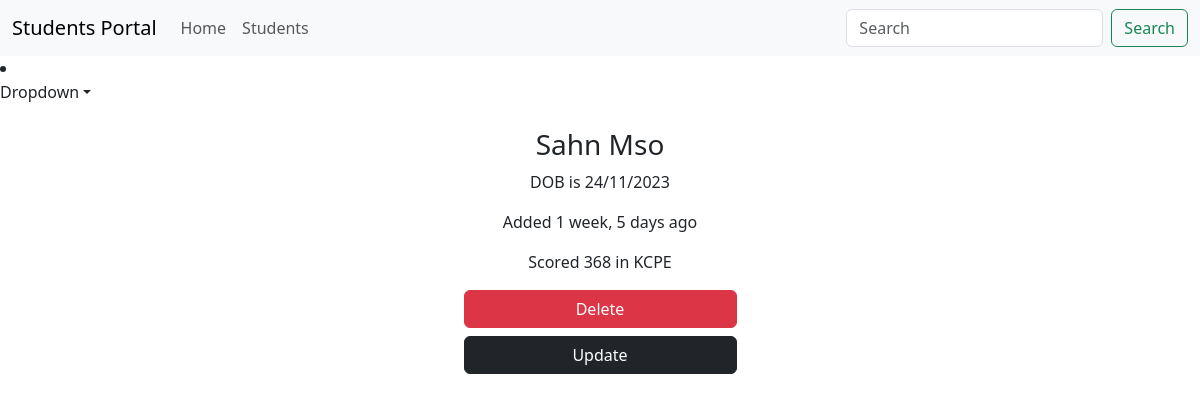
Page /details/5. (signed in) on the earlier database version.
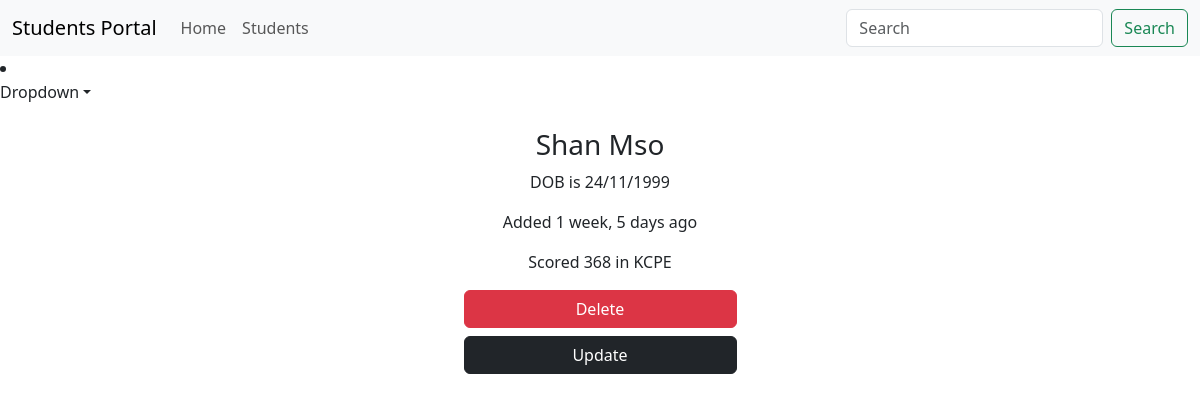
Same page on the later database version.
### main_app/models.py (models this page shows, shortened)
class Student(models.Model):
    first_name = models.CharField(max_length=25)
    last_name = models.CharField(max_length=25)
    dob = models.DateField()
    email = models.EmailField(unique=True)
    weight = models.DecimalField(max_digits=5, decimal_places=2)
    is_sporty = models.BooleanField(default=False)
    kcpe_score = models.IntegerField()
    profile_pic = models.ImageField(upload_to='generate_unique_name', null=True, default="/media/students/student.png")
    created_at = models.DateTimeField(auto_now_add=True)
    updated_at = models.DateTimeField(auto_now=True)

### main_app/views.py (the view)
# urls.py: path('details/<int:id>.', views.show_details, name="details"),
@login_required
def show_details(request, id):
    student = Student.objects.get(pk=id)  # SELECT * FROM students WHERE id=1
    return render(request, 'details.html', {'student': student})

### templates/details.html (shortened to what this page needs)
{% extends 'base.html' %}
{% load humanize %}
{% block content %}
    {% include 'navbar.html' %}
<div class="container">
    <div class="row justify-content-center">
        <div class="col-sm-6 text-center">
            <h3>{{ student.first_name | capfirst}} {{ student.last_name | capfirst}}</h3>
            <p>DOB is {{ student.dob | date:'d/m/Y' }}</p>
            <p>Added {{ student.created_at | naturaltime }}</p>
            <p>Scored {{ student.kcpe_score }} in KCPE</p>
            {% if perms.main_app.delete_student %}
                <a href="{% url 'delete' student.id %}" class="btn btn-danger w-50">Delete</a>
            {% endif %}
                {% if perms.main_app.change_student %}
                    <a href="{% url 'update' student.id %}" class="btn btn-dark mt-2 w-50">Update</a>
                {% endif %}
        </div>
    </div>
</div>
{% endblock %}

### templates/base.html (shortened to what this page needs)
<!doctype html>
<html lang="en">
<head>
    <link href="https://cdn.jsdelivr.net/npm/bootstrap@5.3.2/dist/css/bootstrap.min.css" rel="stylesheet">
</head>
<body>
{% block content %}
{% endblock %}
</body>
</html>

### templates/navbar.html (shortened to what this page needs)
<nav class="navbar navbar-expand-lg sticky-top navbar-light bg-light">
    <div class="container-fluid">
        <a class="navbar-brand" href="{% url 'home' %}">Students Portal</a>
        <div class="collapse navbar-collapse" id="navbarTogglerDemo02">
            <ul class="navbar-nav me-auto mb-2 mb-lg-0">
                <li class="nav-item">
                    <a class="nav-link {% if '/' == request.path %} active {% endif %}" aria-current="page"
                       href="{% url 'home' %}">Home</a>
                </li>
                <li class="nav-item">
                    <a class="nav-link {% if 'show' in request.path %} active {% endif %}" href="{% url 'show' %}">Students</a>
                </li>
            </ul>
            <form class="d-flex" method="get" action="{% url 'search' %}">
                <input class="form-control me-2" name="search" type="search" placeholder="Search" aria-label="Search">
                <button class="btn btn-outline-success" type="submit">Search</button>
            </form>
        </div>
    </div>
</nav>
<li class="nav-item dropdown">
    <a class="nav-link dropdown-toggle" href="#" role="button" data-bs-toggle="dropdown">Dropdown</a>
</li>

Differences in the rows shown:
changed Student "Mso": first_name "Sahn" → "Shan"; dob "24/11/2023" → "24/11/1999"
